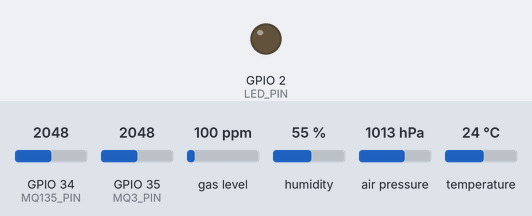
A sketch run on a simulated ESP32. Parts: output pins drawn as LEDs (lit = HIGH). The inputs (shaded band) are chosen by the test bench; at power-on: GPIO 34 (MQ135_PIN) = 2048, GPIO 35 (MQ3_PIN) = 2048, gas level 100 ppm, humidity 55 %, air pressure 1013 hPa, temperature 24 °C (analog values on the 0–4095 scale). WiFi joins after 1.5 s; servers stay silent unless stated; uploads are accepted with an empty reply; what the sketch prints to the serial monitor is not drawn.

Above: at 0.1 s.
At 1.6 s:
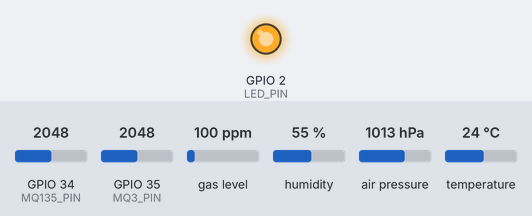
Timing chart, 0 to 3.1 s (numbered marks = the images above):
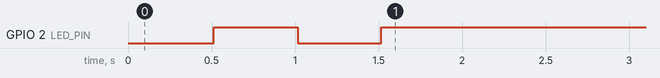

The sketch:

esp32_wifi_client.ino
```cpp
/*
 * Spice Purity ESP32 - WiFi Client
 * Sends sensor data to PC server for ML inference
 *
 * Hardware:
 * - ESP32 DevKit
 * - BME688 on I2C (SDA=21, SCL=22)
 * - MQ135 on GPIO34 (ADC)
 * - MQ3 on GPIO35 (ADC)
 */

#include <WiFi.h>
#include <HTTPClient.h>
#include <ArduinoJson.h>
#include <Wire.h>
#include <Adafruit_Sensor.h>
#include "Adafruit_BME680.h"

// ============================================================
// WIFI CONFIGURATION - UPDATE THESE!
// ============================================================
const char* WIFI_SSID = "YOUR_WIFI_SSID";      // Your WiFi network name
const char* WIFI_PASSWORD = "YOUR_WIFI_PASSWORD";  // Your WiFi password
const char* SERVER_URL = "https://spice-purity-server.onrender.com/api/predict";  // Cloud server URL

// ============================================================
// PIN DEFINITIONS
// ============================================================
#define MQ135_PIN 34
#define MQ3_PIN 35
#define I2C_SDA 21
#define I2C_SCL 22
#define LED_PIN 2  // Built-in LED for status

// ============================================================
// SENSOR CALIBRATION
// ============================================================
#define MQ135_R0 10.0       // Calibrated R0 in kOhm
#define MQ135_RL 1.0        // Load resistance in kOhm
#define MQ3_R0 10.0
#define MQ3_RL 1.0

// ============================================================
// TIMING
// ============================================================
#define WARMUP_SECONDS 60
#define SEND_INTERVAL_MS 2000  // Send data every 2 seconds

// ============================================================
// GLOBAL VARIABLES
// ============================================================
Adafruit_BME680 bme;
unsigned long startTime = 0;
unsigned long lastSendTime = 0;
bool isWarmedUp = false;

// ============================================================
// SETUP
// ============================================================
void setup() {
    Serial.begin(115200);
    while (!Serial) delay(10);

    pinMode(LED_PIN, OUTPUT);
    digitalWrite(LED_PIN, LOW);

    Serial.println("\n========================================");
    Serial.println("SPICE PURITY TESTER - WiFi Client");
    Serial.println("========================================");

    // Initialize I2C
    Wire.begin(I2C_SDA, I2C_SCL);

    // Initialize BME688
    if (!bme.begin()) {
        Serial.println("ERROR: BME688 not found!");
        while (1) {
            digitalWrite(LED_PIN, !digitalRead(LED_PIN));
            delay(100);
        }
    }
    Serial.println("✓ BME688 initialized");

    // Configure BME688
    bme.setTemperatureOversampling(BME680_OS_8X);
    bme.setHumidityOversampling(BME680_OS_2X);
    bme.setPressureOversampling(BME680_OS_4X);
    bme.setIIRFilterSize(BME680_FILTER_SIZE_3);
    bme.setGasHeater(320, 150);

    // Initialize ADC
    analogReadResolution(12);
    pinMode(MQ135_PIN, INPUT);
    pinMode(MQ3_PIN, INPUT);
    Serial.println("✓ MQ sensors initialized");

    // Connect to WiFi
    connectWiFi();

    startTime = millis();
    Serial.println("\n⏳ Warming up sensors (60 seconds)...");
}

// ============================================================
// WIFI CONNECTION
// ============================================================
void connectWiFi() {
    Serial.printf("\nConnecting to WiFi: %s", WIFI_SSID);

    WiFi.begin(WIFI_SSID, WIFI_PASSWORD);

    int attempts = 0;
    while (WiFi.status() != WL_CONNECTED && attempts < 30) {
        delay(500);
        Serial.print(".");
        digitalWrite(LED_PIN, !digitalRead(LED_PIN));
        attempts++;
    }

    if (WiFi.status() == WL_CONNECTED) {
        Serial.println("\n✓ WiFi connected!");
        Serial.printf("  IP Address: %s\n", WiFi.localIP().toString().c_str());
        digitalWrite(LED_PIN, HIGH);
    } else {
        Serial.println("\n✗ WiFi connection failed!");
        digitalWrite(LED_PIN, LOW);
    }
}

// ============================================================
// SENSOR READING FUNCTIONS
// ============================================================
float readMQ135_Ratio() {
    int raw = analogRead(MQ135_PIN);
    float voltage = raw * (3.3 / 4095.0);

    if (voltage <= 0.01) return 999.0;  // Prevent division by zero

    // Calculate sensor resistance
    float rs = MQ135_RL * (3.3 - voltage) / voltage;

    // Return Rs/R0 ratio
    return rs / MQ135_R0;
}

float readMQ3_Voltage() {
    int raw = analogRead(MQ3_PIN);
    return raw * (3.3 / 4095.0);
}

float readGasResistance_kOhm() {
    if (bme.performReading()) {
        return bme.gas_resistance / 1000.0;
    }
    return -1;
}

// ============================================================
// SEND DATA TO SERVER
// ============================================================
void sendDataToServer(float mq135_ratio, float mq3_voltage, float gas_resistance) {
    if (WiFi.status() != WL_CONNECTED) {
        Serial.println("⚠️ WiFi disconnected, reconnecting...");
        connectWiFi();
        return;
    }

    HTTPClient http;
    http.begin(SERVER_URL);
    http.addHeader("Content-Type", "application/json");

    // Create JSON payload
    StaticJsonDocument<200> doc;
    doc["mq135_ratio"] = mq135_ratio;
    doc["mq3_voltage"] = mq3_voltage;
    doc["gas_resistance_kOhm"] = gas_resistance;

    String jsonPayload;
    serializeJson(doc, jsonPayload);

    Serial.printf("📤 Sending: %s\n", jsonPayload.c_str());

    int httpCode = http.POST(jsonPayload);

    if (httpCode > 0) {
        if (httpCode == HTTP_CODE_OK) {
            String response = http.getString();

            // Parse response
            StaticJsonDocument<512> responseDoc;
            DeserializationError error = deserializeJson(responseDoc, response);

            if (!error) {
                float purity = responseDoc["predictions"]["regression"]["purity_percent"];
                const char* quality = responseDoc["predictions"]["multiclass"]["label"];

                Serial.println("----------------------------------------");
                Serial.printf("🎯 PURITY: %.1f%% - %s\n", purity, quality);
                Serial.println("----------------------------------------");

                // Blink LED based on quality
                blinkQuality(quality);
            }
        } else {
            Serial.printf("⚠️ HTTP Error: %d\n", httpCode);
        }
    } else {
        Serial.printf("❌ Connection failed: %s\n", http.errorToString(httpCode).c_str());
    }

    http.end();
}

void blinkQuality(const char* quality) {
    // Quick blink pattern based on quality
    int blinks = 1;
    if (strcmp(quality, "BEST") == 0) blinks = 4;
    else if (strcmp(quality, "GOOD") == 0) blinks = 3;
    else if (strcmp(quality, "POOR") == 0) blinks = 2;
    else blinks = 1;

    for (int i = 0; i < blinks; i++) {
        digitalWrite(LED_PIN, LOW);
        delay(100);
        digitalWrite(LED_PIN, HIGH);
        delay(100);
    }
}

// ============================================================
// MAIN LOOP
// ============================================================
void loop() {
    unsigned long now = millis();
    unsigned long elapsed = (now - startTime) / 1000;

    // Check warmup status
    if (!isWarmedUp && elapsed >= WARMUP_SECONDS) {
        isWarmedUp = true;
        Serial.println("\n✅ Sensors warmed up! Starting data transmission...\n");
    }

    // Read sensors
    float mq135_ratio = readMQ135_Ratio();
    float mq3_voltage = readMQ3_Voltage();
    float gas_resistance = readGasResistance_kOhm();

    // Print local readings
    Serial.printf("\n📊 MQ135 Ratio: %.2f | MQ3: %.3fV | Gas: %.2f kΩ\n",
                  mq135_ratio, mq3_voltage, gas_resistance);

    if (!isWarmedUp) {
        Serial.printf("⏳ Warming up... %d/%d seconds\n", (int)elapsed, WARMUP_SECONDS);
    } else {
        // Send data at interval
        if (now - lastSendTime >= SEND_INTERVAL_MS) {
            sendDataToServer(mq135_ratio, mq3_voltage, gas_resistance);
            lastSendTime = now;
        }
    }

    delay(500);  // Small delay between readings
}
```
